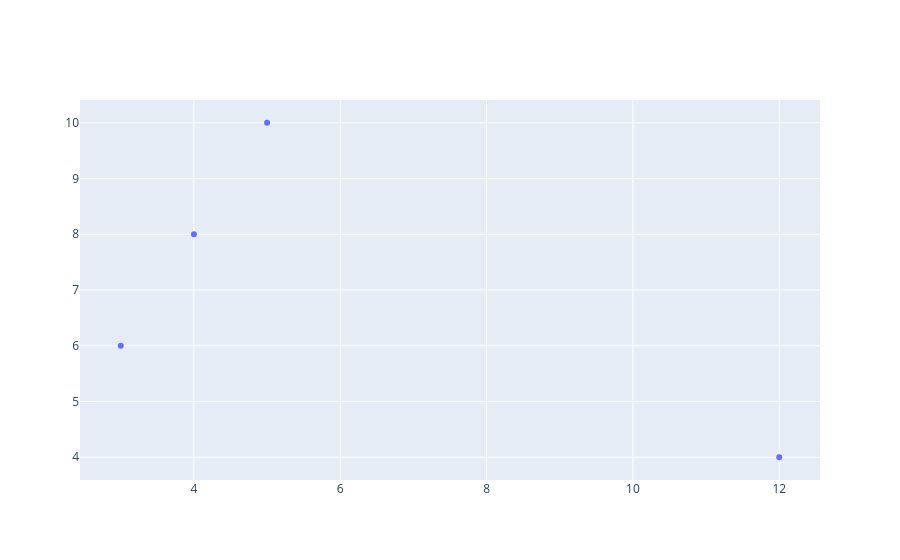

This figure's notebook cell:
### Code cell
x = [12,3,4,5]
y = [4,6,8,10]
fig = go.Figure(go.Scatter(x=x, y=y, mode = "markers"))
fig.show()

### Figure 1 — Plotly figure (JSON) as saved in the notebook; plotly's stock layout.template omitted (floating-point values rounded to 4 significant figures)
{"data": [{"mode": "markers", "type": "scatter", "x": [12, 3, 4, 5], "y": [4, 6, 8, 10]}], "layout": {}}
